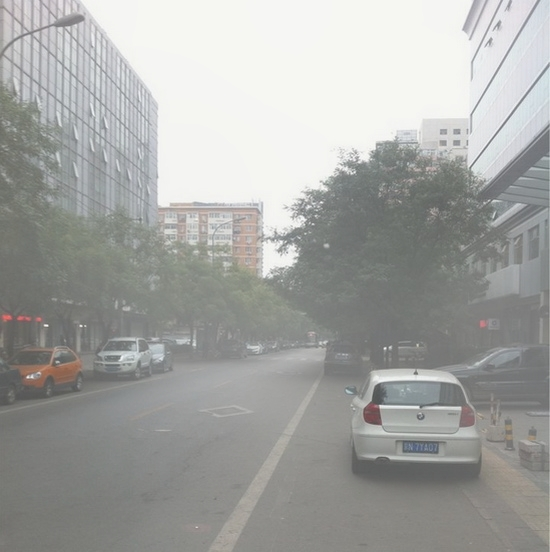
#> input picture y.jpg, 550 x 552 px
$ python dcanda.py
#> lines starting #> are read from the running program, lines starting #| are printed output that depends on the picture; after the words box and inside, x2 and y2 are one past the last pixel; in counts of white or black regions, pixels touching at a corner belong together; long printed decimals are rounded
#coding=utf-8#
import cv2
import numpy as np

def zmMinFilterGray(src, r=7):
    '''最小值滤波，r是滤波器半径'''
#> called with r = 7
    '''if r <= 0:
        return src
    h, w = src.shape[:2]
    I = src
    res = np.minimum(I  , I[[0]+range(h-1)  , :])
    res = np.minimum(res, I[range(1,h)+[h-1], :])
    I = res
    res = np.minimum(I  , I[:, [0]+range(w-1)])
    res = np.minimum(res, I[:, range(1,w)+[w-1]])
    return zmMinFilterGray(res, r-1)'''
    return cv2.erode(src, np.ones((2*r+1, 2*r+1)))                      #使用opencv的erode函数更高效
def guidedfilter(I, p, r, eps):
    '''引导滤波，直接参考网上的matlab代码'''
#> called with r = 81, eps = 0.001
    height, width = I.shape
#> height = 552; width = 550
    m_I = cv2.boxFilter(I, -1, (r,r))
    m_p = cv2.boxFilter(p, -1, (r,r))
    m_Ip = cv2.boxFilter(I*p, -1, (r,r))
    cov_Ip = m_Ip-m_I*m_p

    m_II = cv2.boxFilter(I*I, -1, (r,r))
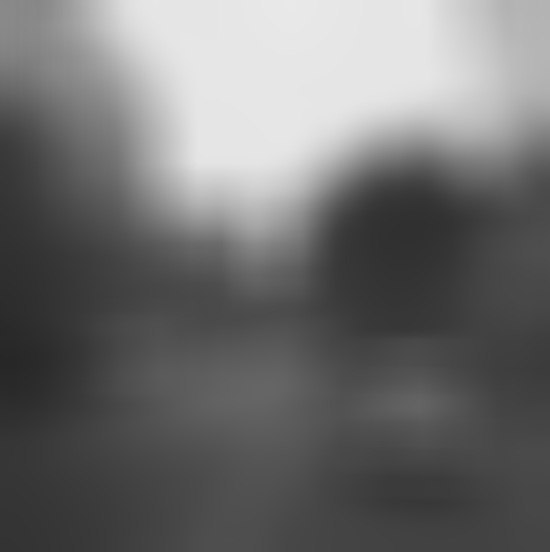
#> m_II: shape (552, 550) float64; min 0.154, max 0.914, mean 0.437
    var_I = m_II-m_I*m_I
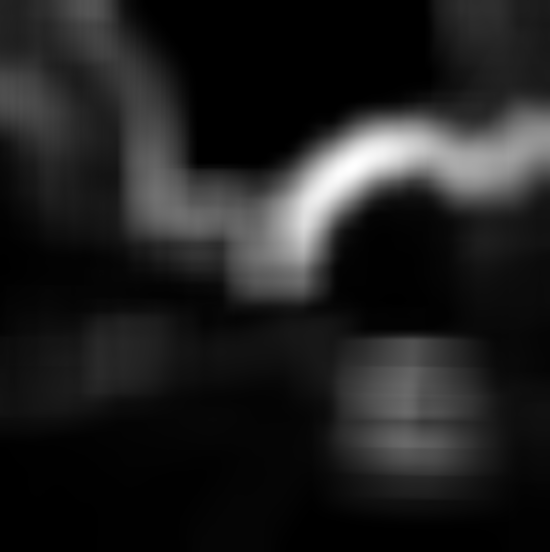
#> var_I: shape (552, 550) float64; min -3.33e-15, max 0.0487, mean 0.00621; drawn with min black and max white

    a = cov_Ip/(var_I+eps)
    b = m_p-a*m_I
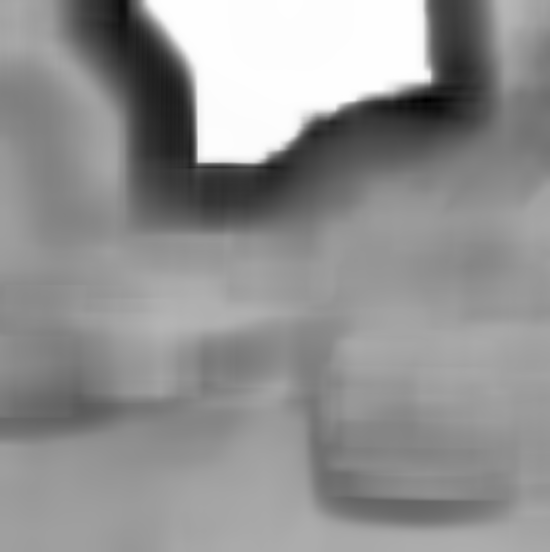
#> b: shape (552, 550) float64; min -0.473, max 0.952, mean 0.343; drawn with min black and max white

    m_a = cv2.boxFilter(a, -1, (r,r))
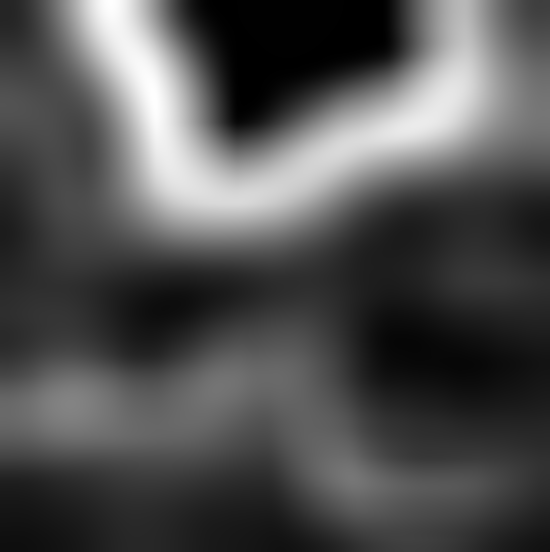
#> m_a: shape (552, 550) float64; min 0.000893, max 1.03, mean 0.323; drawn with min black and max white
    m_b = cv2.boxFilter(b, -1, (r,r))
    return m_a*I+m_b
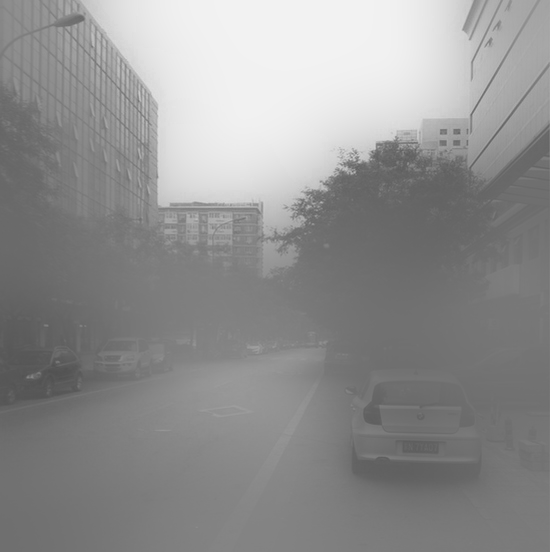
#> returned value: shape (552, 550) float64; min 0.317, max 0.952, mean 0.568

def getV1(m, r, eps, w, maxV1):  #输入rgb图像，值范围[0,1]
    '''计算大气遮罩图像V1和光照值A, V1 = 1-t/A'''
#> called with r = 81, eps = 0.001, w = 0.95, maxV1 = 0.8
    V1 = np.min(m,2)                                         #得到暗通道图像
    V1 = guidedfilter(V1, zmMinFilterGray(V1,7), r, eps)     #使用引导滤波优化
    bins = 2000
    ht = np.histogram(V1, bins)                              #计算大气光照A
    d = np.cumsum(ht[0])/float(V1.size)
#> d = 2000 values from 3.29e-06 to 1
    for lmax in range(bins-1, 0, -1):
        if d[lmax]<=0.999:
            break
    A  = np.mean(m,2)[V1>=ht[1][lmax]].max()
#> A = 0.962

    V1 = np.minimum(V1*w, maxV1)                   #对值范围进行限制
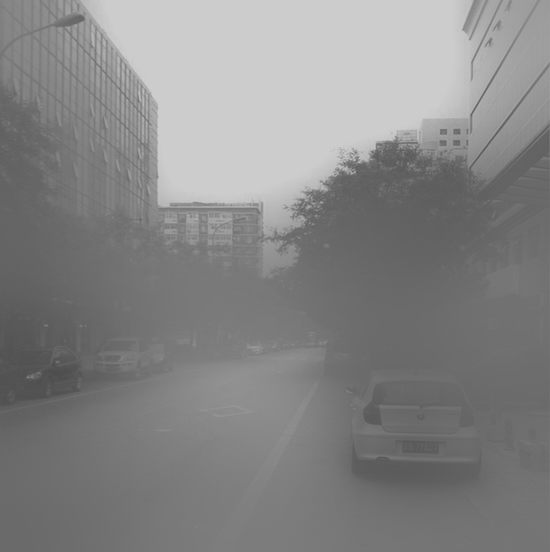
#> V1: shape (552, 550) float64; min 0.301, max 0.8, mean 0.527

    return V1,A

def deHaze(m, r=81, eps=0.001, w=0.95, maxV1=0.80, bGamma=False):
    Y = np.zeros(m.shape)
    V1,A = getV1(m, r, eps, w, maxV1)               #得到遮罩图像和大气光照
    for k in range(3):
        Y[:,:,k] = (m[:,:,k]-V1)/(1-V1/A)           #颜色校正
    Y =  np.clip(Y, 0, 1)
    if bGamma:
        Y = Y**(np.log(0.5)/np.log(Y.mean()))       #gamma校正,默认不进行该操作
    return Y

if __name__ == '__main__':
    m = cv2.imread('y.jpg')/255.0
    dc = np.min(m,2)
    dc = guidedfilter(dc, zmMinFilterGray(dc,7),r=81, eps=0.001)
    V1,A = getV1(m,r=81, eps=0.001, w=0.95, maxV1=0.80)
#> A = 0.962
    A = A*255
#> A = 245.3
    print(A)
#| 245.333
    cv2.imwrite('dc.jpg', dc)
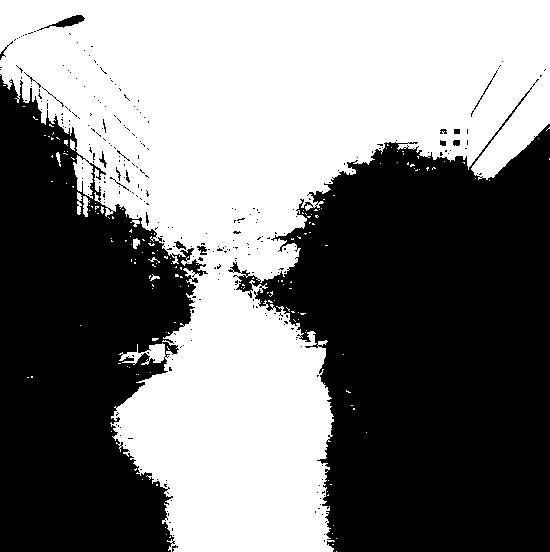
#> saved as dc.jpg: shape (552, 550); values 0 (black) and 1 (white), 48.4% white; 171 white regions (161 under 20 px), largest, box (x1, y1, x2, y2) and area: (0, 0, 550, 552) 146160, (83, 196, 90, 217) 93, (77, 192, 82, 215) 81

$ run again, with haze.jpg copied over y.jpg
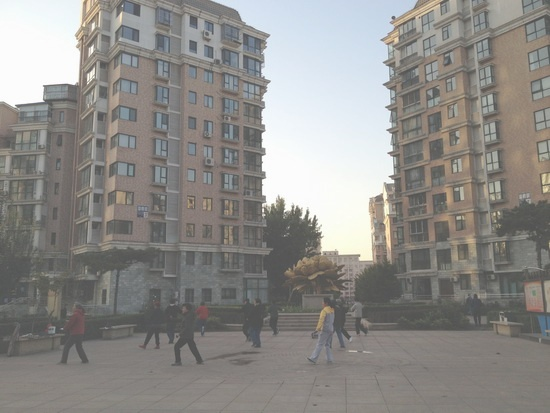
#> input picture haze.jpg, 550 x 413 px
#> height = 413; width = 550
#> in guidedfilter, `return m_a*I+m_b`:
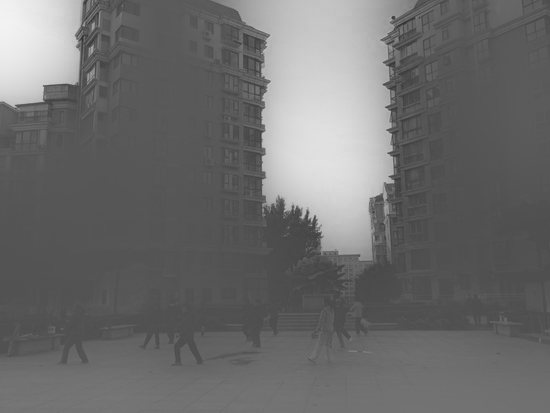
#> returned value: shape (413, 550) float64; min 0.185, max 0.955, mean 0.428
#> d = 2000 values from 4.4e-06 to 1
#> in getV1, `A  = np.mean(m,2)[V1>=ht[1][lmax]].max()`: A = 0.992
#> `A = A*255`: A = 253
#| 253.0
#> `cv2.imwrite('dc.jpg', dc)`:
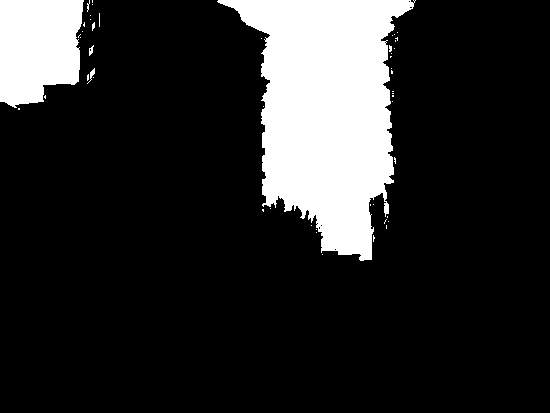
#> saved as dc.jpg: shape (413, 550); values 0 (black) and 1 (white), 16.5% white; 50 white regions (46 under 20 px), largest, box (x1, y1, x2, y2) and area: (217, 0, 416, 261) 29658, (0, 0, 84, 108) 7592, (87, 68, 95, 84) 37, (89, 45, 94, 56) 29
